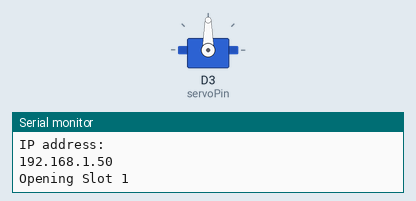
A sketch run on a simulated ESP8266 (NodeMCU). Shown: servo, the last lines printed to the serial monitor. WiFi joins after 1.5 s; servers stay silent unless stated.

Above: at 2.05 s.
At 14.0 s:
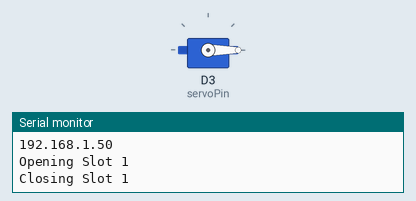
Timing chart, 0 to 17.6 s (numbered marks = the images above):
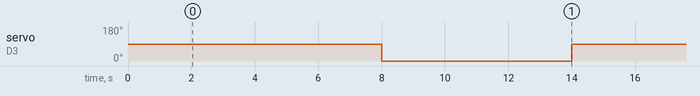

Measured:
- by itself, servo on D3 (servoPin): alternates 90° for 6.0 s and 0° for 6.0 s

The sketch:

car_parking_final.ino
```cpp
#include <ESP8266WiFi.h>
#include <Servo.h>

// WiFi credentials
const char* ssid = "santhosh";
const char* password = "@1211345";

// Servo motor pin
const int servoPin = D3; // You can change this pin according to your wiring

// Create a servo object
Servo parkingServo;

// Variables to track parking slot status
bool slot1Occupied = false;
bool slot2Occupied = false;
bool slot3Occupied = false;

void setup() {
  // Initialize Serial Monitor
  Serial.begin(115200);

  // Initialize servo motor
  parkingServo.attach(servoPin);

  // Connect to WiFi
  WiFi.begin(ssid, password);

  while (WiFi.status() != WL_CONNECTED) {
    delay(1000);
    Serial.println("Connecting to WiFi...");
  }

  Serial.println("WiFi connected");
  Serial.println("IP address: ");
  Serial.println(WiFi.localIP());
}

void loop() {
  // Your main code logic goes here
  // For demonstration purposes, let's assume slot 1 is occupied and the rest are free

  if (!slot1Occupied) {
    // If slot 1 is free, open it
    openParkingSlot(1);
    slot1Occupied = true;
  } else {
    // If slot 1 is occupied, close it
    closeParkingSlot(1);
    slot1Occupied = false;
  }

  // Delay for demonstration purposes
  delay(5000);
}

// Function to open a parking slot
void openParkingSlot(int slotNumber) {
  Serial.print("Opening Slot ");
  Serial.println(slotNumber);

  // Rotate servo to open the slot
  parkingServo.write(90); // Adjust the angle according to your setup
  delay(1000); // Adjust delay if needed
}

// Function to close a parking slot
void closeParkingSlot(int slotNumber) {
  Serial.print("Closing Slot ");
  Serial.println(slotNumber);

  // Rotate servo to close the slot
  parkingServo.write(0); // Adjust the angle according to your setup
  delay(1000); // Adjust delay if needed
}
```
